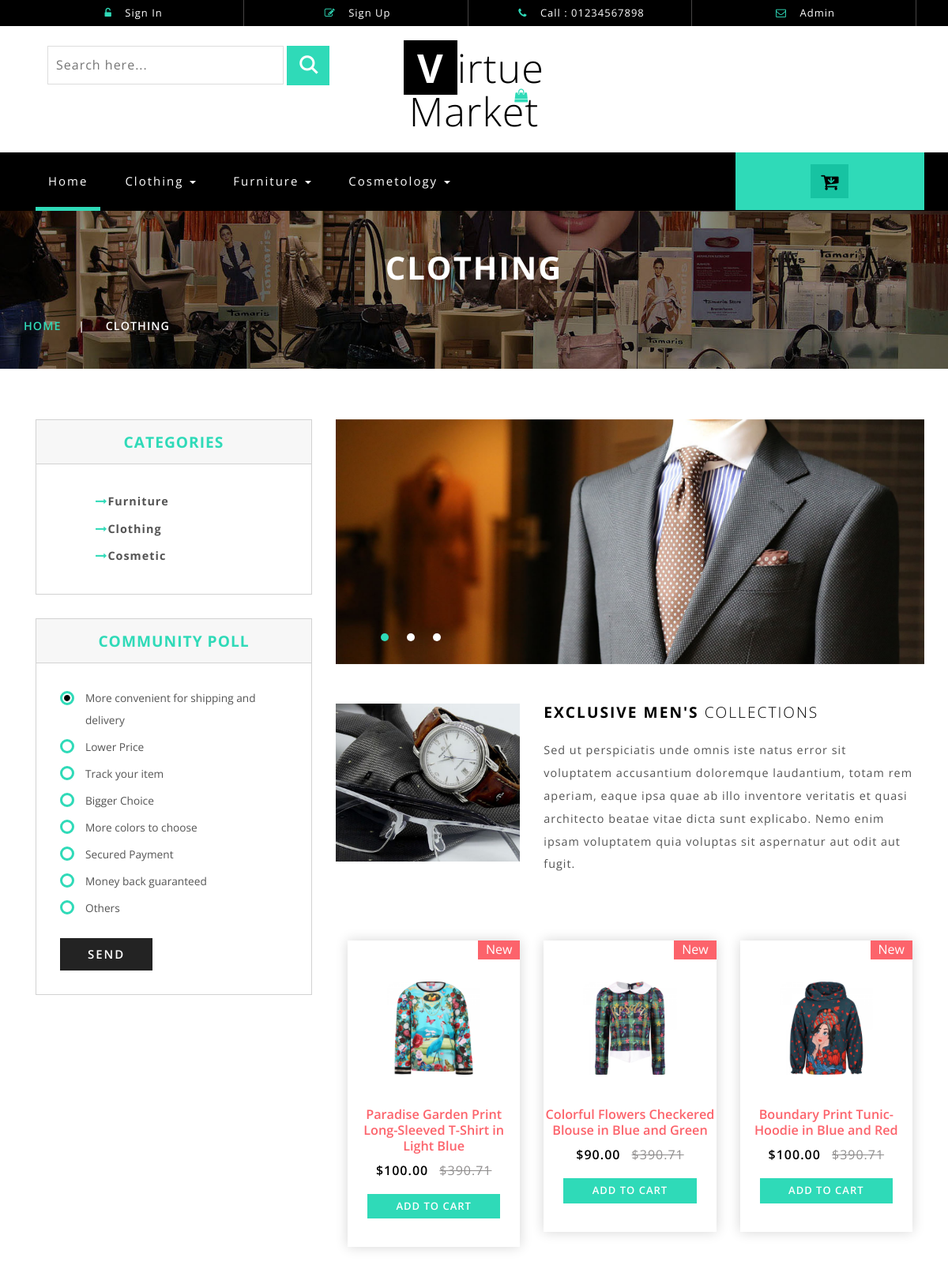
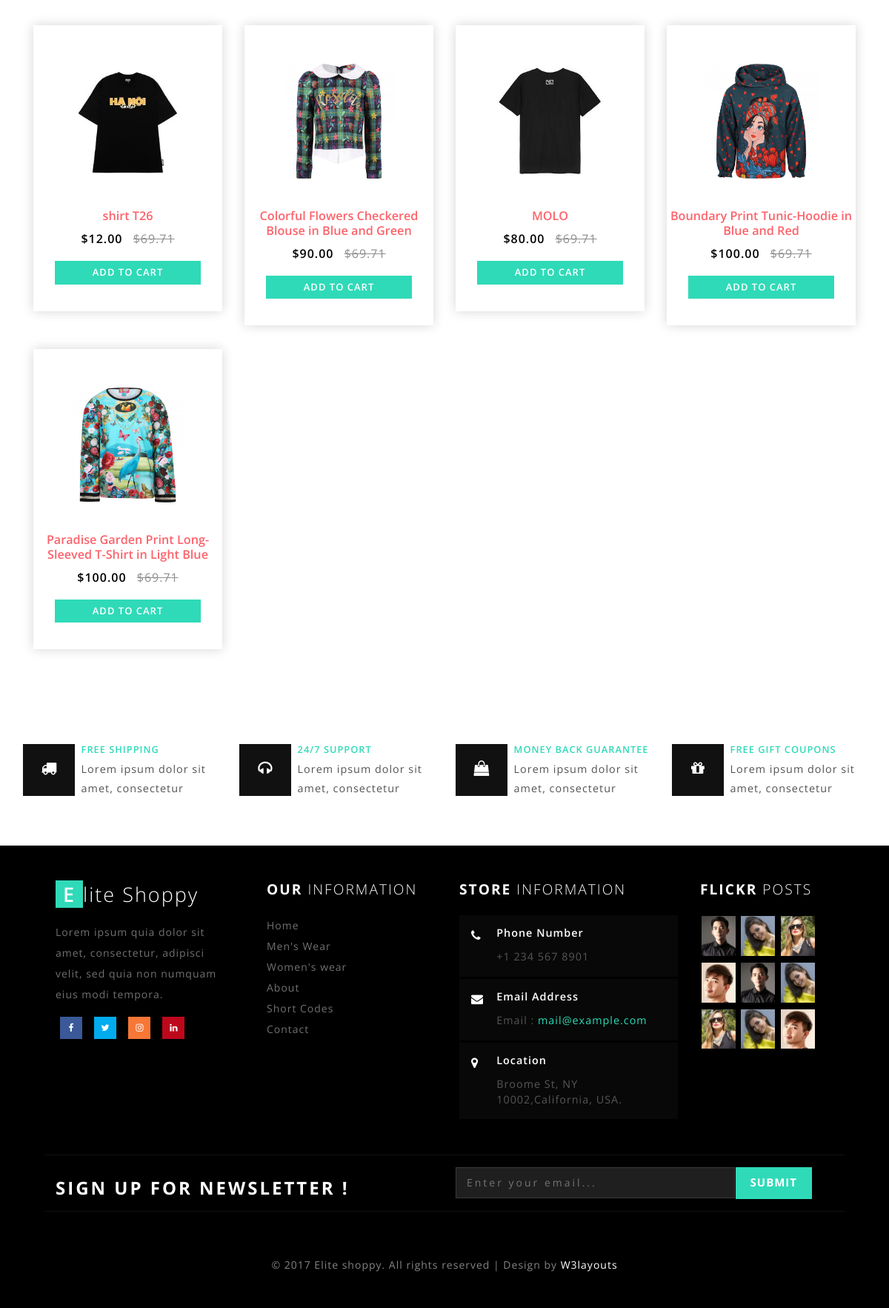
Page /home/product.php?id=24&Cid=24 on the committed database (2 pictures, top to bottom).
### tables this page shows
CREATE TABLE IF NOT EXISTS `tbn_category` (
  `id` int UNSIGNED NOT NULL AUTO_INCREMENT,
  `name` varchar(50) NOT NULL,
  `image` varchar(255) NOT NULL,
  PRIMARY KEY (`id`)
);

CREATE TABLE IF NOT EXISTS `tbn_product` (
  `id` int UNSIGNED NOT NULL AUTO_INCREMENT,
  `name` varchar(255) NOT NULL,
  `description` varchar(255) NOT NULL,
  `price` decimal(10,2) NOT NULL,
  `product_category_id` int NOT NULL,
  `status` varchar(50) NOT NULL,
  `vendor_id` int NOT NULL,
  `image` varchar(250) NOT NULL,
  PRIMARY KEY (`id`)
);

### home/product.php (the view, shortened to what this page needs)
<?php include('./partials/menu.php'); ?>
<?php
    if(isset($_GET['id'])and isset($_GET["Cid"])){
        $Tid = $_GET['id'];
        $Cid=$_GET['Cid'];
        $sql="select * from tbn_category where id=$Cid";
        $res=mysqli_query($conn,$sql);
        $count = mysqli_num_rows($res);
        if($count ==1)
        {
          $row = mysqli_fetch_assoc($res);
          $Cname = $row['name'];
          $image= $row['image'];
		  $sql5="SELECT * FROM tbn_product where product_category_id=$Tid and status='Yes' order by id DESC limit 3";
		  $sql6="SELECT * FROM tbn_product where product_category_id=$Tid and status='Yes'";
        }
        else{
          $_SESSION['add']="<p class='card-description'>Category not found</p>";
      echo("<script>location.href = '".SITEURL."home/home.php';</script>");
        }
    }
?>
<div class="page-head_agile_info_w3l">
		<div class="container">
			<h3><?php echo $Cname; ?>  </span></h3>
				 <div class="services-breadcrumb">
						<div class="agile_inner_breadcrumb">
						   <ul class="w3_short">
								<li><a href="index.html">Home</a><i>|</i></li>
								<li><?php echo $Cname; ?> </li>
							</ul>
						 </div>
				</div>
	</div>
</div>
	<div class="banner-bootom-w3-agileits">
	<div class="container">
		<div class="col-md-4 products-left">
			<div class="css-treeview">
				<h4>Categories</h4>
				<ul class="tree-list-pad">
                    <?php
                          $sql2 = "SELECT * FROM tbn_category";
                          $res2=mysqli_query($conn,$sql2);
                          if($res2==true){
                            $count2=mysqli_num_rows($res2);
                            $sn=0;
                            if($count2>0){
                                while($rows2=mysqli_fetch_assoc($res2)){
                                  $Cname2=$rows2['name'];
                                    ?>
                                    				<ul>
                                                        <li><label for="item-0-<?php echo($sn++); ?>"><i class="fa fa-long-arrow-right" aria-hidden="true"></i><?php echo $Cname2; ?></label>
                                                        </li>
                                                    </ul>
                                    <?php
                                }
                            }
                        }
                    ?>
				</ul>
			</div>
			<div class="community-poll">
				<h4>Community Poll</h4>
				<div class="swit form">
					<form>
					<div class="check_box"> <div class="radio"> <label><input type="radio" name="radio" checked=""><i></i>More convenient for shipping and delivery</label> </div></div>
					<div class="check_box"> <div class="radio"> <label><input type="radio" name="radio"><i></i>Lower Price</label> </div></div>
					<div class="check_box"> <div class="radio"> <label><input type="radio" name="radio"><i></i>Track your item</label> </div></div>
					<div class="check_box"> <div class="radio"> <label><input type="radio" name="radio"><i></i>Bigger Choice</label> </div></div>
					<div class="check_box"> <div class="radio"> <label><input type="radio" name="radio"><i></i>More colors to choose</label> </div></div>
					<div class="check_box"> <div class="radio"> <label><input type="radio" name="radio"><i></i>Secured Payment</label> </div></div>
					<div class="check_box"> <div class="radio"> <label><input type="radio" name="radio"><i></i>Money back guaranteed</label> </div></div>
					<div class="check_box"> <div class="radio"> <label><input type="radio" name="radio"><i></i>Others</label> </div></div>
					<input type="submit" value="SEND">
					</form>
				</div>
			</div>
		</div>
		<div class="col-md-8 products-right">
			<div class="men-wear-top">
				<div  id="top" class="callbacks_container">
					<ul class="rslides" id="slider3">
						<li>
							<img class="img-responsive" src="images/banner2.jpg" alt=" "/>
						</li>
					</ul>
				</div>
			</div>
			<div class="men-wear-bottom">
				<div class="col-sm-4 men-wear-left">
					<img class="img-responsive" src="<?php echo SITEURL; ?>images/category/<?php echo$image; ?>" alt="" />
				</div>
				<div class="col-sm-8 men-wear-right">
					<h4>Exclusive Men's <span>Collections</span></h4>
					<p>Sed ut perspiciatis unde omnis iste natus error sit voluptatem
					accusantium doloremque laudantium, totam rem aperiam, eaque ipsa quae
					ab illo inventore veritatis et quasi architecto beatae vitae dicta sunt
					explicabo. Nemo enim ipsam voluptatem quia voluptas sit aspernatur aut
					odit aut fugit. </p>
				</div>
				<div class="clearfix"></div>
			</div>
			<?php
							   $res5=mysqli_query($conn,$sql5);
							   if($res5==true){
								   $count5=mysqli_num_rows($res5);
								   if($count5>0){
									   while($row5=mysqli_fetch_assoc($res5)){
										   $id5=$row5['id'];
										   $name5=$row5['name'];
										   $price5= $row5['price'];
										   $image5=$row5['image'];
										?>
							<div class="col-md-4 product-men">
								<div class="men-pro-item simpleCart_shelfItem">
									<div class="men-thumb-item">
										<img src="<?php echo SITEURL; ?>images/product/<?php echo$image5; ?>" alt="" class="pro-image-front">
											<span class="product-new-top">New</span>
									</div>
									<div class="item-info-product ">
										<h4><a href="detail.php?id=<?php echo$id5; ?>"><?php echo $name5;?></a></h4>
										<div class="info-product-price">
											<span class="item_price">$<?php echo $price5;?></span>
											<del>$390.71</del>
										</div>
										<div class="snipcart-details top_brand_home_details item_add single-item hvr-outline-out button2">
															<form action="" method="post">
																<fieldset>
																	<input type="submit" onclick="showToast();" name="addToCart" value="Add to cart" class="button" />
																</fieldset>
															</form>
														</div>
									</div>
								</div>
				</div>
										<?php
									   }
								   }
							   }
                ?>
		</div>
		<div class="single-pro">
                            <?php
							   $res6=mysqli_query($conn,$sql6);
							   if($res6==true){
								   $count6=mysqli_num_rows($res6);
								   if($count6>0){
									   while($row6=mysqli_fetch_assoc($res6)){
										   $id6=$row6['id'];
										   $name6=$row6['name'];
										   $price6= $row6['price'];
										   $image6=$row6['image'];
										   ?>
			<div class="col-md-3 product-men">
								<div class="men-pro-item simpleCart_shelfItem">
									<div class="men-thumb-item">
										<img src="<?php echo SITEURL; ?>images/product/<?php echo$image6; ?>" alt="" class="pro-image-front">
									</div>
									<div class="item-info-product ">
										<h4><a href="detail.php?id=<?php echo$id6; ?>"><?php echo $name6;?></a></h4>
										<div class="info-product-price">
											<span class="item_price">$<?php echo $price6;?></span>
											<del>$69.71</del>
										</div>
										<div class="snipcart-details top_brand_home_details item_add single-item hvr-outline-out button2">
															<form action="" method="post">
																<fieldset>
																	<input type="submit" name="addToCart" value="Add to cart" class="button" />
																</fieldset>
															</form>
														</div>
									</div>
								</div>
			</div>
										   <?php
									   }
								   }
							   }
                            ?>
							<div class="clearfix"></div>
		</div>
	</div>
</div>
<div class="coupons">
		<div class="coupons-grids text-center">
			<div class="w3layouts_mail_grid">
				<div class="col-md-3 w3layouts_mail_grid_left">
					<div class="w3layouts_mail_grid_left1 hvr-radial-out">
						<i class="fa fa-truck" aria-hidden="true"></i>
					</div>
					<div class="w3layouts_mail_grid_left2">
						<h3>FREE SHIPPING</h3>
						<p>Lorem ipsum dolor sit amet, consectetur</p>
					</div>
				</div>
				<div class="col-md-3 w3layouts_mail_grid_left">
					<div class="w3layouts_mail_grid_left1 hvr-radial-out">
						<i class="fa fa-headphones" aria-hidden="true"></i>
					</div>
					<div class="w3layouts_mail_grid_left2">
						<h3>24/7 SUPPORT</h3>
						<p>Lorem ipsum dolor sit amet, consectetur</p>
					</div>
				</div>
				<div class="col-md-3 w3layouts_mail_grid_left">
					<div class="w3layouts_mail_grid_left1 hvr-radial-out">
						<i class="fa fa-shopping-bag" aria-hidden="true"></i>
					</div>
					<div class="w3layouts_mail_grid_left2">
						<h3>MONEY BACK GUARANTEE</h3>
						<p>Lorem ipsum dolor sit amet, consectetur</p>
					</div>
				</div>
					<div class="col-md-3 w3layouts_mail_grid_left">
					<div class="w3layouts_mail_grid_left1 hvr-radial-out">
						<i class="fa fa-gift" aria-hidden="true"></i>
					</div>
					<div class="w3layouts_mail_grid_left2">
						<h3>FREE GIFT COUPONS</h3>
						<p>Lorem ipsum dolor sit amet, consectetur</p>
					</div>
				</div>
				<div class="clearfix"> </div>
			</div>
		</div>
</div>
<div class="footer">
	<div class="footer_agile_inner_info_w3l">
		<div class="col-md-3 footer-left">
			<h2><a href="index.html"><span>E</span>lite Shoppy </a></h2>
			<p>Lorem ipsum quia dolor
			sit amet, consectetur, adipisci velit, sed quia non
			numquam eius modi tempora.</p>
			<ul class="social-nav model-3d-0 footer-social w3_agile_social two">
															<li><a href="#" class="facebook">
																  <div class="front"><i class="fa fa-facebook" aria-hidden="true"></i></div>
																  <div class="back"><i class="fa fa-facebook" aria-hidden="true"></i></div></a></li>
															<li><a href="#" class="twitter">
																  <div class="front"><i class="fa fa-twitter" aria-hidden="true"></i></div>
																  <div class="back"><i class="fa fa-twitter" aria-hidden="true"></i></div></a></li>
															<li><a href="#" class="instagram">
																  <div class="front"><i class="fa fa-instagram" aria-hidden="true"></i></div>
																  <div class="back"><i class="fa fa-instagram" aria-hidden="true"></i></div></a></li>
															<li><a href="#" class="pinterest">
																  <div class="front"><i class="fa fa-linkedin" aria-hidden="true"></i></div>
																  <div class="back"><i class="fa fa-linkedin" aria-hidden="true"></i></div></a></li>
														</ul>
		</div>
		<div class="col-md-9 footer-right">
			<div class="sign-grds">
				<div class="col-md-4 sign-gd">
					<h4>Our <span>Information</span> </h4>
					<ul>
						<li><a href="index.html">Home</a></li>
						<li><a href="mens.html">Men's Wear</a></li>
						<li><a href="womens.html">Women's wear</a></li>
						<li><a href="about.html">About</a></li>
						<li><a href="typography.html">Short Codes</a></li>
						<li><a href="contact.html">Contact</a></li>
					</ul>
				</div>
				<div class="col-md-5 sign-gd-two">
					<h4>Store <span>Information</span></h4>
					<div class="w3-address">
						<div class="w3-address-grid">
							<div class="w3-address-left">
								<i class="fa fa-phone" aria-hidden="true"></i>
							</div>
							<div class="w3-address-right">
								<h6>Phone Number</h6>
								<p>+1 234 567 8901</p>
							</div>
							<div class="clearfix"> </div>
						</div>
						<div class="w3-address-grid">
							<div class="w3-address-left">
								<i class="fa fa-envelope" aria-hidden="true"></i>
							</div>
							<div class="w3-address-right">
								<h6>Email Address</h6>
								<p>Email :<a href="mailto:example@email.com"> mail@example.com</a></p>
							</div>
							<div class="clearfix"> </div>
						</div>
						<div class="w3-address-grid">
							<div class="w3-address-left">
								<i class="fa fa-map-marker" aria-hidden="true"></i>
							</div>
							<div class="w3-address-right">
								<h6>Location</h6>
								<p>Broome St, NY 10002,California, USA.
								</p>
							</div>
							<div class="clearfix"> </div>
						</div>
					</div>
				</div>
				<div class="col-md-3 sign-gd flickr-post">
					<h4>Flickr <span>Posts</span></h4>
					<ul>
						<li><a href="single.html"><img src="images/t1.jpg" alt=" " class="img-responsive" /></a></li>
						<li><a href="single.html"><img src="images/t2.jpg" alt=" " class="img-responsive" /></a></li>
						<li><a href="single.html"><img src="images/t3.jpg" alt=" " class="img-responsive" /></a></li>
						<li><a href="single.html"><img src="images/t4.jpg" alt=" " class="img-responsive" /></a></li>
						<li><a href="single.html"><img src="images/t1.jpg" alt=" " class="img-responsive" /></a></li>
						<li><a href="single.html"><img src="images/t2.jpg" alt=" " class="img-responsive" /></a></li>
						<li><a href="single.html"><img src="images/t3.jpg" alt=" " class="img-responsive" /></a></li>
						<li><a href="single.html"><img src="images/t2.jpg" alt=" " class="img-responsive" /></a></li>
						<li><a href="single.html"><img src="images/t4.jpg" alt=" " class="img-responsive" /></a></li>
					</ul>
				</div>
			</div>
		</div>
		<div class="clearfix"></div>
			<div class="agile_newsletter_footer">
					<div class="col-sm-6 newsleft">
				<h3>SIGN UP FOR NEWSLETTER !</h3>
			</div>
			<div class="col-sm-6 newsright">
				<form action="#" method="post">
					<input type="email" placeholder="Enter your email..." name="email" required="">
					<input type="submit" value="Submit">
				</form>
			</div>
		<div class="clearfix"></div>
	</div>
		<p class="copy-right">&copy 2017 Elite shoppy. All rights reserved | Design by <a href="http://w3layouts.com/">W3layouts</a></p>
	</div>
</div>
</body>
</html>

### rows in the picture
tbn_category: name "CLOTHING", name "Clothing", image (picture)
tbn_category: name "Furniture"
tbn_category: name "Cosmetic"
tbn_product: image (picture), name "Paradise Garden Print Long-Sleeved T-Shirt in Light Blue", price "100.00"
tbn_product: image (picture), name "Colorful Flowers Checkered Blouse in Blue and Green", price "90.00"
tbn_product: image (picture), name "Boundary Print Tunic-Hoodie in Blue and Red", price "100.00"
tbn_product: image (picture), name "shirt T26", price "12.00"
tbn_product: image (picture), name "MOLO", price "80.00"
